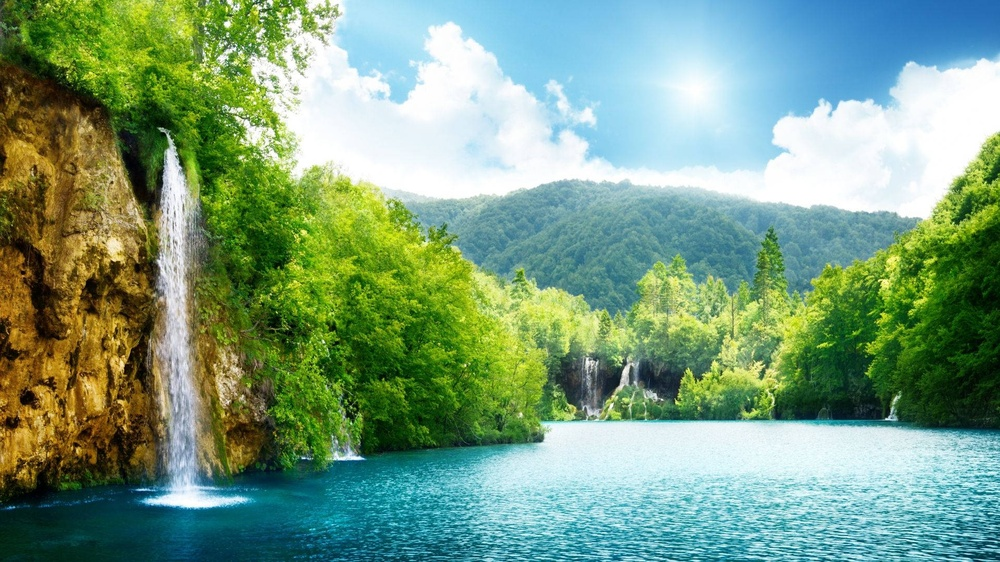
#> input picture codes/non_linear_filters/images/image.jpg, 1000 x 562 px, shrunk from 1920 x 1080 before the run, found by its file name
$ python erosion.py
#> lines starting #> are read from the running program, lines starting #| are printed output that depends on the picture; after the words box and inside, x2 and y2 are one past the last pixel; in counts of white or black regions, pixels touching at a corner belong together
import cv2
import numpy as np
import matplotlib.pyplot as plt


img = cv2.imread('./images/image.jpg', cv2.IMREAD_GRAYSCALE)
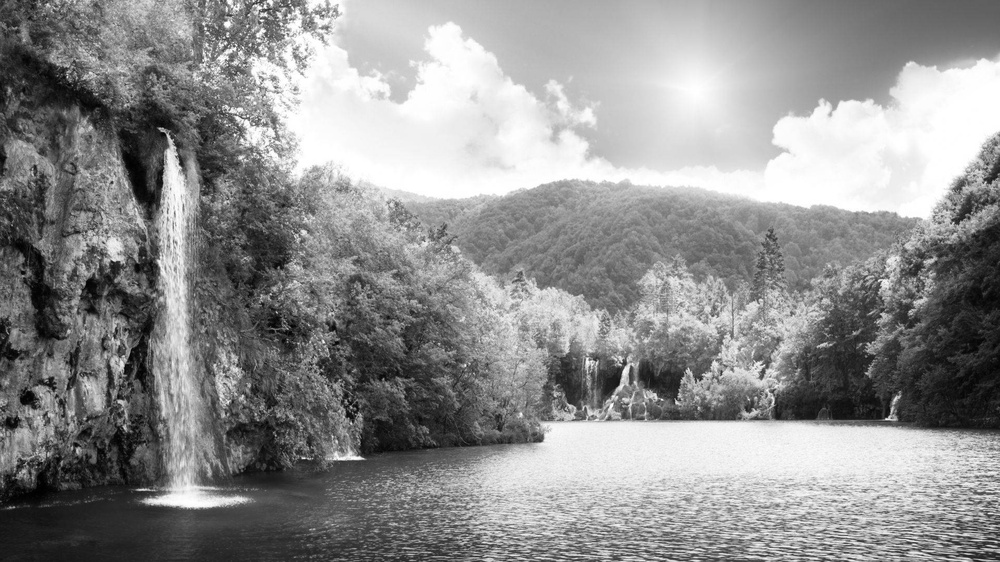
#> img: shape (562, 1000); min 0, max 255, mean 143
ret, img = cv2.threshold(img, 0, 255, cv2.THRESH_BINARY+cv2.THRESH_OTSU)
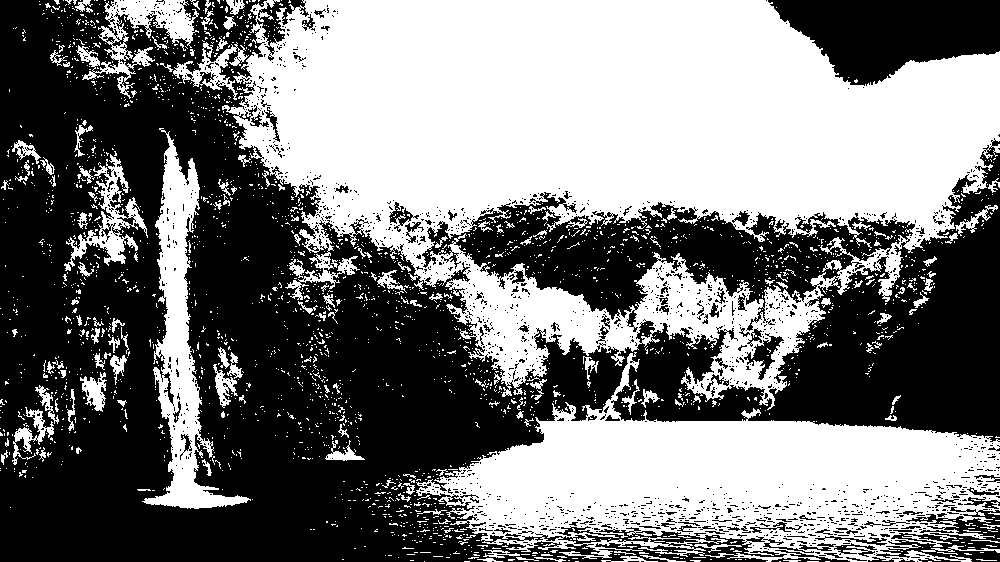
#> img: shape (562, 1000); 47.9% white; 2453 white regions (2282 under 20 px), largest, box (x1, y1, x2, y2) and area: (222, 0, 1000, 410) 173828, (416, 352, 1000, 562) 59028, (142, 128, 251, 509) 11016
#> ret = 145

#  cross kernel
kernel = cv2.getStructuringElement(cv2.MORPH_CROSS, (5, 5))

# erosion
eroded = cv2.erode(img, kernel, iterations=3)
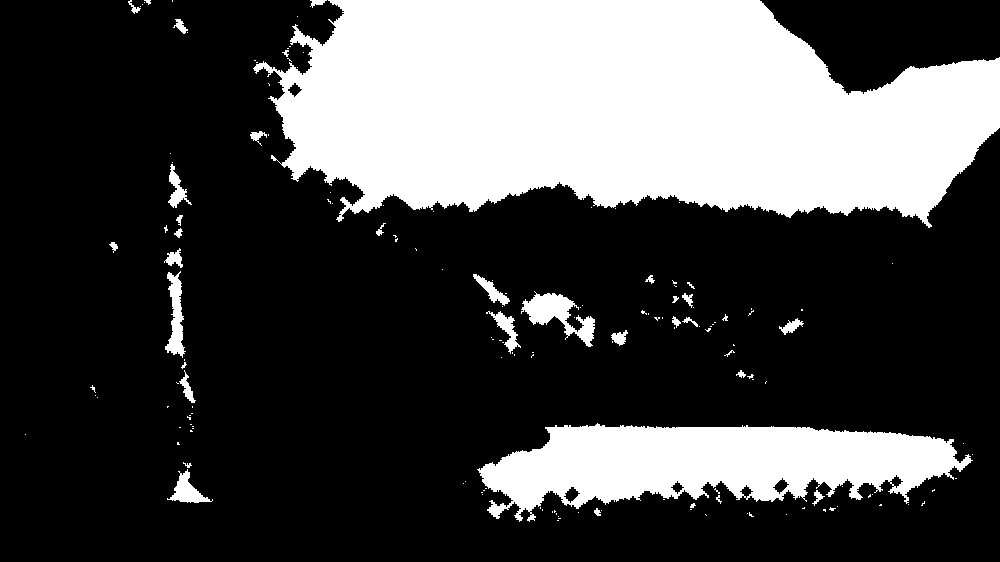
#> eroded: shape (562, 1000); 28.5% white; 158 white regions (123 under 20 px), largest, box (x1, y1, x2, y2) and area: (253, 0, 1000, 228) 124628, (477, 423, 973, 522) 28710, (521, 291, 595, 347) 1639


# ploting
fig, axs = plt.subplots(1, 2, figsize=(10, 5))
axs[0].imshow(img, cmap='gray')
axs[0].set_title('Image')
axs[1].imshow(eroded, cmap='gray')
axs[1].set_title('Erosion')
plt.show()
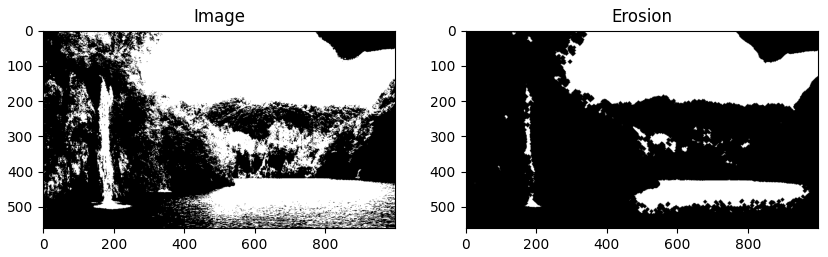
#> figure drawn by matplotlib, 2 panels
